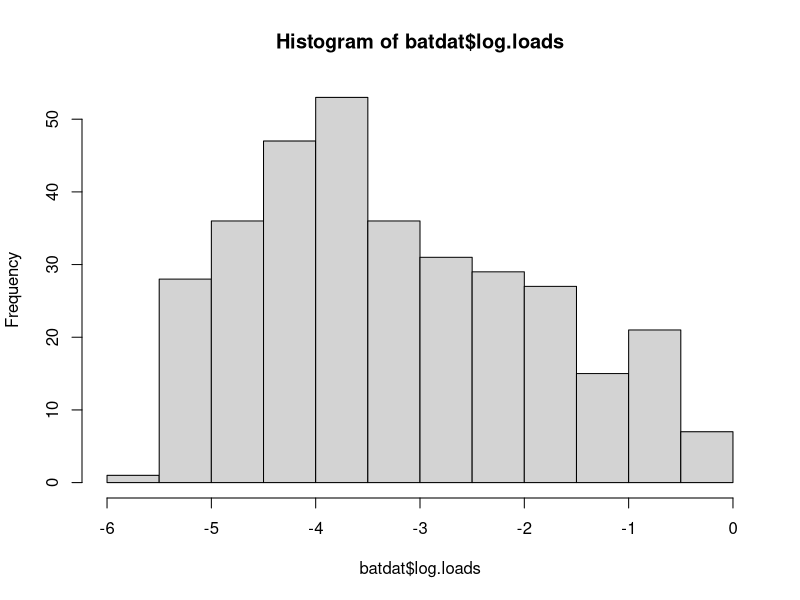

This figure's R source:
## ---- chunk 1
batdat <- read.csv("bat_data.csv")
## ---- chunk 2
#install.packages("ggplot2")
library(ggplot2)
## ---- chunk 3
?unique
## ---- chunk 4
View(batdat)
unique(batdat$species) # Tells you all the unique forms of the data in the specified column ($species)
str(batdat) # Tells you what kind of data is contained in your dataframe
head(batdat) # Returns the first several rows of data in your dataframe
tail(batdat) # Returns the last several rows of data in your dataframe
dim(batdat) # Tells you the size of your dataframe
names(batdat) # Tells you the column names in your dataframe
nrow(batdat) # Returns the number of rows in your dataframe
ncol(batdat) # Returns the number of columns in your dataframe.
## ---- chunk 5
batdat$log.loads<-log10(batdat$gdL)
## ---- chunk 6
MYSE.dat = subset(batdat, species=="MYSE") #a factor/character, so need == and quotes
head(MYSE.dat)
dim(MYSE.dat)
## ---- chunk 7
warm.temps = subset(batdat, temp>6) #a number, so no quotes
head(warm.temps)
dim(warm.temps)
## ---- chunk 8
MYSE.dat = batdat[batdat$species=="MYSE",]
warm.temps = batdat[batdat$temp>6,]
## ---- chunk 9
bat.summary = aggregate(log.loads~species, FUN=mean, data = batdat) #aggregate data using the mean to give fungal loads by species
bat.summary

## ---- chunk 10
hist(batdat$log.loads)
## ---- chunk 11
write.csv(MYSE.dat, "MYSE_dat.csv", row.names = F)
